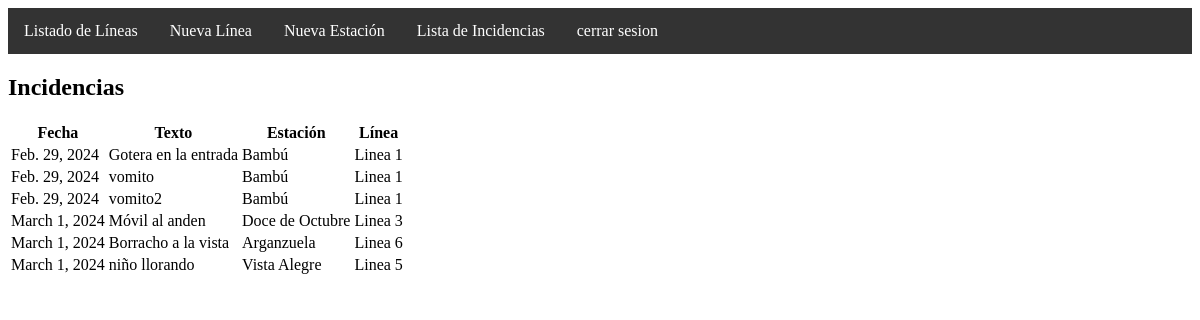
Screenshot of /incidencias/ (signed in) with the database file from the repository.
### incidencias/models.py (models this page shows, shortened)
class Incidencia(models.Model):
    texto=models.TextField(max_length=50)
    fecha=models.DateField(default=timezone.now)#! default=timezone.now si puede editar    ||||  auto_now_add=True no puede editar la fecha
    estacion=models.ForeignKey(Estacion,on_delete=models.CASCADE)

class Estacion(models.Model):
    nombre= models.CharField(max_length=50)
    linea=models.ForeignKey(Linea,  on_delete=models.CASCADE,related_name="estaciones")
    class Meta:
        verbose_name_plural = "Estaciones"

class Linea(models.Model):
    nombre = models.CharField(max_length=50)
    color = models.CharField(max_length=50)
    distancia=models.FloatField()

### incidencias/views.py (the view)
# urls.py: path('incidencias/', IncidenciaListView.as_view(), name='incidencia_list'),
class IncidenciaListView(LoginRequiredMixin,ListView):
    model=Incidencia
    template_name = 'incidencia_list.html'
    context_object_name= 'incidencias'

### incidencias/templates/incidencia_list.html (shortened to what this page needs)
{% extends 'base.html' %}
{% block content %}
  <h2>Incidencias</h2>
  <table>
    <tr>
      <th>Fecha</th>
      <th>Texto</th>
      <th>Estación</th>
      <th>Línea</th>
    </tr>
    {% for incidencia in incidencias %}
      <tr>
        <td>{{ incidencia.fecha }}</td>
        <td>{{ incidencia.texto }}</td>
        <td>{{ incidencia.estacion.nombre }}</td>
        <td>{{ incidencia.estacion.linea.nombre }}</td>
      </tr>
    {% endfor %}
  </table>
{% endblock %}

### incidencias/templates/base.html (shortened to what this page needs)
<!DOCTYPE html>
<html lang="es">
<head>
    {% load static %}
    <link rel="stylesheet" type="text/css" href="{% static 'incidencias/css/style.css' %}">
</head>
<body>
    <nav>
        <ul>
            <li><a href="{% url 'incidencias:listado' %}">Listado de Líneas</a></li>
            <li><a href="{% url 'incidencias:nueva_linea' %}">Nueva Línea</a></li>
            <li><a href="{% url 'incidencias:nueva_estacion' %}">Nueva Estación</a></li>
            <li><a href="{% url 'incidencias:incidencia_list' %}">Lista de Incidencias</a></li>
            <li><a href="{% url 'account_logout' %}">cerrar sesion</a></li>
        </ul>
    </nav>
    <div>
        {% block content %}
        {% endblock %}
    </div>
</body>
</html>

### incidencias/static/incidencias/css/style.css (style rules this page uses)
nav { background-color: #333; overflow: hidden; }
nav ul { list-style-type: none; margin: 0; padding: 0; }
nav li { float: left; }
nav li a { display: block; color: white; text-align: center; padding: 14px 16px; text-decoration: none; }

### rows the page displays
Incidencia: fecha "Feb. 29, 2024", texto "Gotera en la entrada", estacion.nombre "Bambú", estacion.linea.nombre "Linea 1"
Incidencia: fecha "Feb. 29, 2024", texto "vomito", estacion.nombre "Bambú", estacion.linea.nombre "Linea 1"
Incidencia: fecha "Feb. 29, 2024", texto "vomito2", estacion.nombre "Bambú", estacion.linea.nombre "Linea 1"
Incidencia: fecha "March 1, 2024", texto "Móvil al anden", estacion.nombre "Doce de Octubre", estacion.linea.nombre "Linea 3"
Incidencia: fecha "March 1, 2024", texto "Borracho a la vista", estacion.nombre "Arganzuela", estacion.linea.nombre "Linea 6"
Incidencia: fecha "March 1, 2024", texto "niño llorando", estacion.nombre "Vista Alegre", estacion.linea.nombre "Linea 5"
